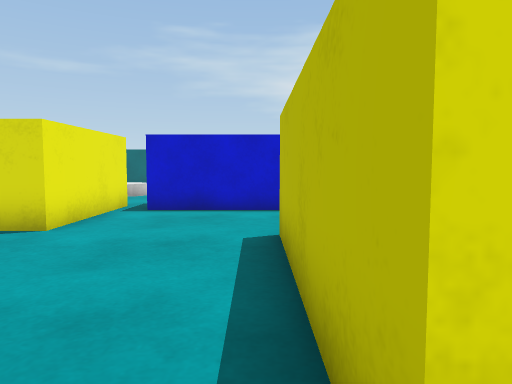
view 1 (above)

18 first-person views from a walk through a scene from a Unity 3-D project. The camera is 0.58 m above the floor, tilts 4° down and sees 70° across. The floor is counted in squares, 0.5 m on a side. Each view is taken from the middle of a square. On the plan, view 1 faces up. The plan holds only what a view shows up to about 14 squares ahead; the rest is blank. The player character is not drawn. Surface patterns are stand-ins for the level's own textures.

view 2
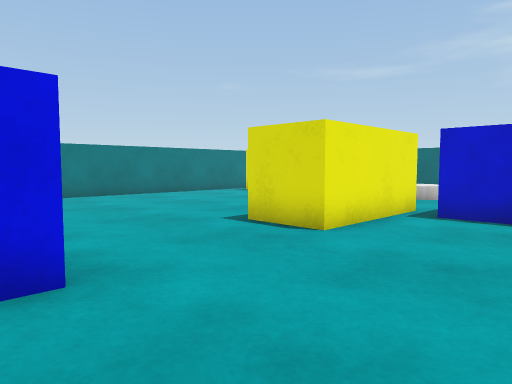

view 3
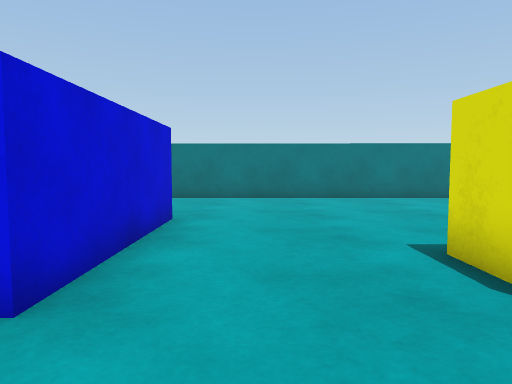

view 4
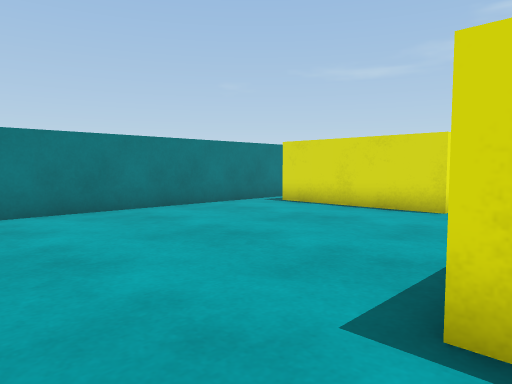

view 5
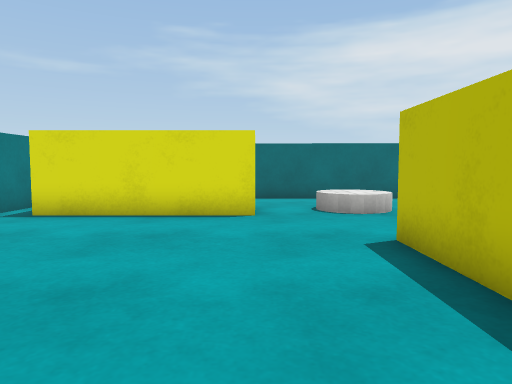

view 6
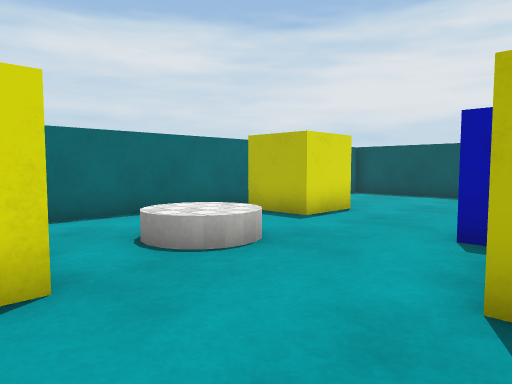

view 7
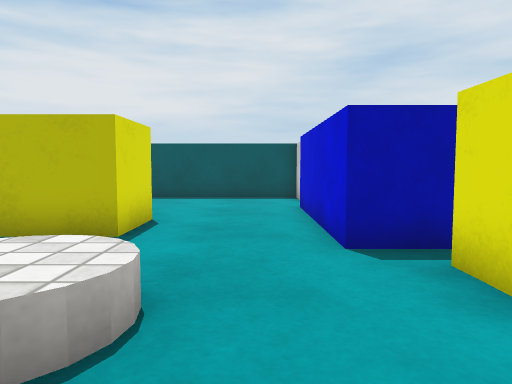

view 8
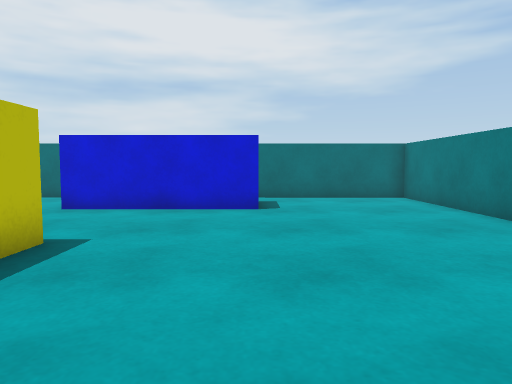

view 9
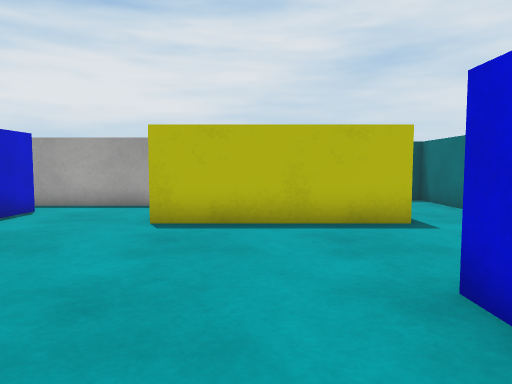

view 10
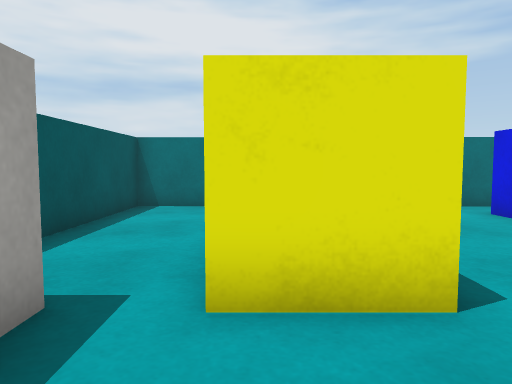

view 11
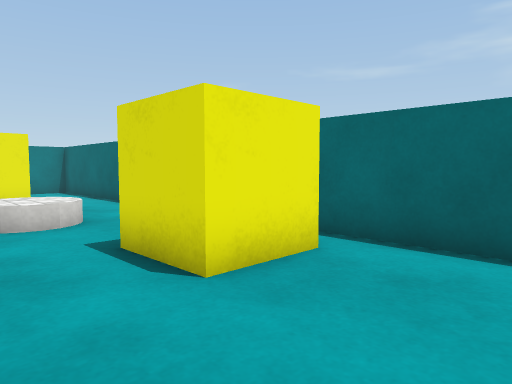

view 12
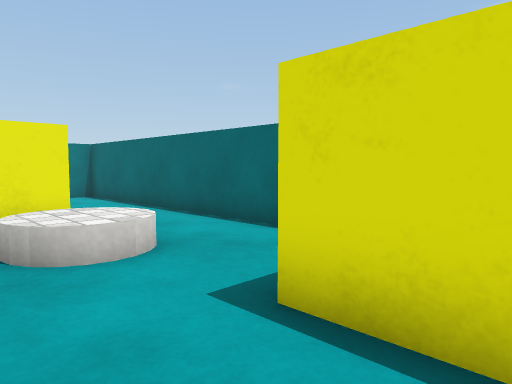

view 13
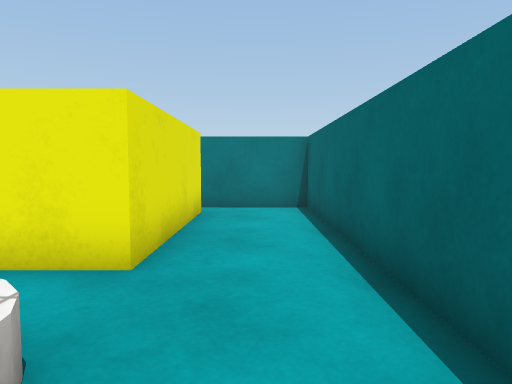

view 14
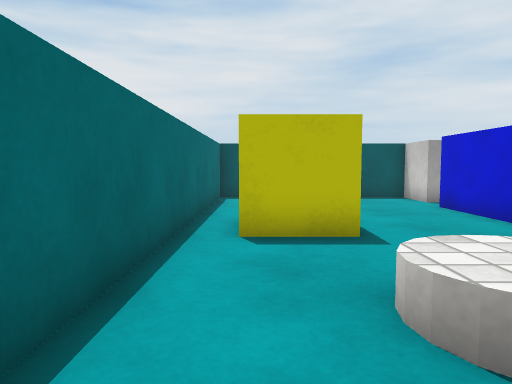

view 15
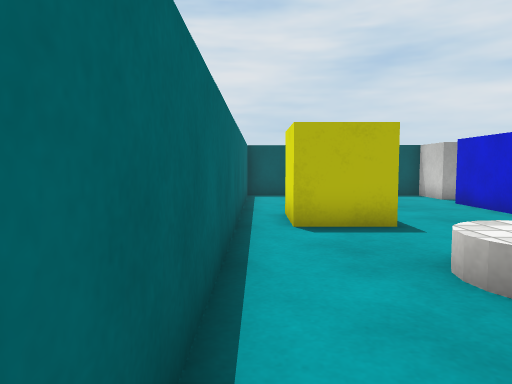

view 16
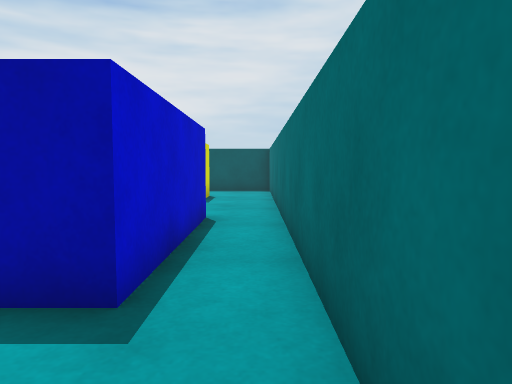

view 17
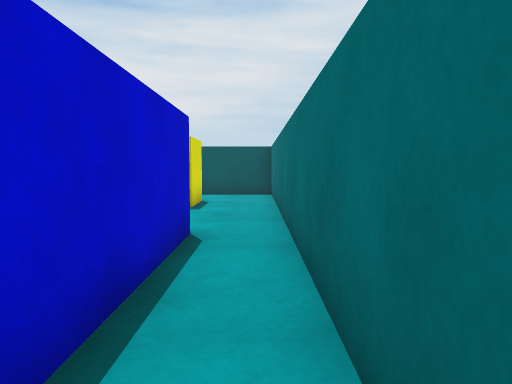

view 18
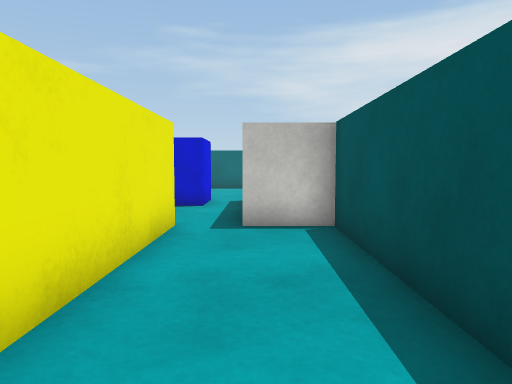

### Floor plan
Key: @ floor where view 1 was taken; # wall or solid block; . floor; B yellow block; C cylinder; Y yellow cube.
Columns run from 15 left of view 1 to 6 right of it. Each row starts with its distance up from view 1.
 19  ###############
 18  #.............#######
 17  #...........YYY.....#
 16  #...........Y Y.....#
 15  #######.C...YYY.....#
 14  #######.............#
 13 ##...................#
 12 #...........######...#
 11 #.........BB######.###
 10 #........B B######.#
  9 #........B B.......#
  8 #........B B.......#
  7 #........BBB.......#
  6 #...............##.###
  5 #...............##...#
  4 #...............##...#
  3 #...............##...#
  2 #.....######....##...#
  1 #.....######....##...#
  0 #.....######...@.....#
 -1 #....................#
 -2 ######################

Where each view was taken, in squares from view 1:
view 1: 0 up, 0 right, facing up
view 2: 1 up, 0 right, facing up-left
view 3: 4 up, 1 left, facing left
view 4: 4 up, 5 left, facing up-left
view 5: 5 up, 8 left, facing up
view 6: 10 up, 9 left, facing up-right
view 7: 13 up, 8 left, facing right
view 8: 12 up, 9 left, facing down
view 9: 4 up, 7 left, facing right
view 10: 9 up, 2 right, facing down
view 11: 13 up, 3 right, facing up-left
view 12: 13 up, 0 right, facing up-left
view 13: 17 up, 4 left, facing left
view 14: 17 up, 8 left, facing right
view 15: 18 up, 9 left, facing right
view 16: 1 down, 12 left, facing right
view 17: 1 down, 10 left, facing right
view 18: 1 down, 4 right, facing up
